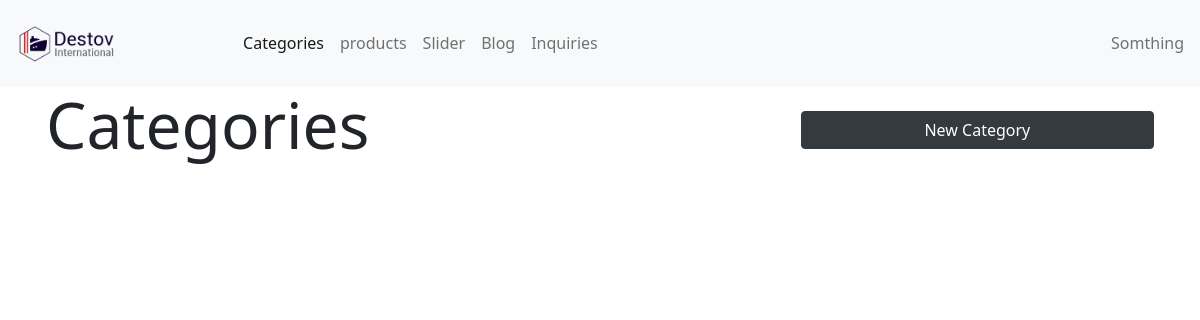
The app's page /admin.php, older data.
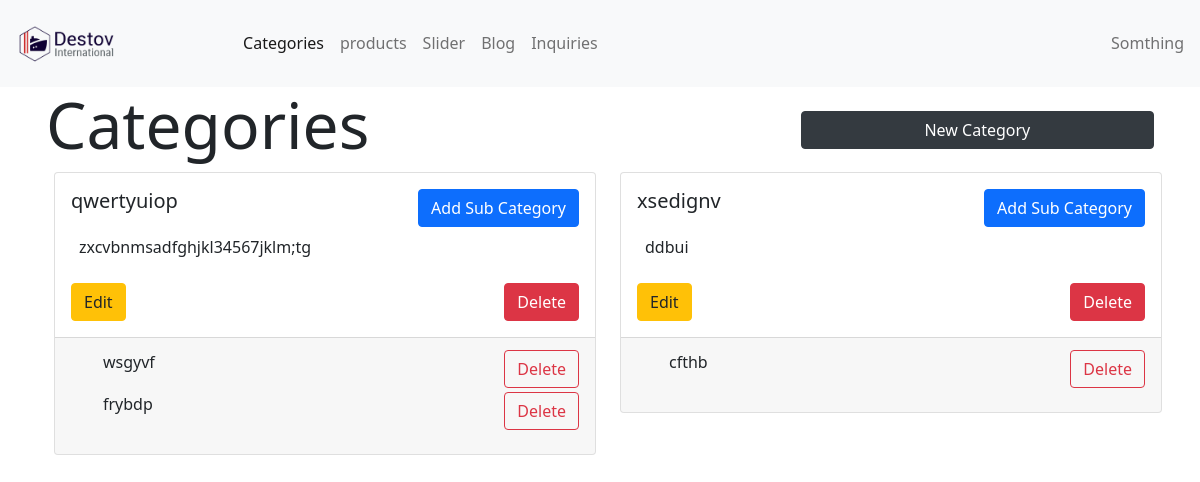
The same page, newer data.
### tables this page shows
CREATE TABLE `categories` (
  `id` int(11) NOT NULL,
  `name` varchar(100) NOT NULL,
  `terms` varchar(10000) NOT NULL
);

CREATE TABLE `subcategories` (
  `id` int(11) NOT NULL,
  `name` varchar(100) NOT NULL,
  `category_id` int(10) NOT NULL
);

### includes/classes/Category.php (called while the page is built, shortened)
<?php
class Subcategory {
  private $subcategoriesArray = array();
  function __construct($cn, $id) {
    $query = "SELECT * FROM `subcategories` WHERE category_id='$id'";
    $result = mysqli_query($cn, $query);
    while($row = mysqli_fetch_array($result)) {
      $this->subcategoriesArray[] = $row;
    }
  }
  public function subcategories() {
    return $this->subcategoriesArray;
  }
}
?>

### admin.php (the view, shortened to what this page needs)
<?php
include_once('./includes/admin-header.php');
include_once('./config.php');
include_once('./includes/classes/Category.php');
$query = "SELECT * FROM `categories`";
$categories = mysqli_query($cn, $query);
?>
<main>
  <div class="container">
    <div class="row d-flex justify-content-between">
      <div class="col-8 display-3">
        Categories
      </div>
      <div class="col-4 text-center justify-content-center">
        <button class="btn btn-block btn-dark mt-4" data-toggle="modal" data-target="#createCategoryModal">New
          Category</button>
      </div>
    </div>
    <div class="row">
      <?php
      while($row = mysqli_fetch_array($categories)) {
        $subCatObj = new Subcategory($cn, $row['id']);
        $card = "<div class='col-6'>
          <div class='card m-2 w-100'>
            <div class='card-body text-center selector-for-some-widget'>
              <div class='d-flex justify-content-between'>
                <h5 class='card-title'>". $row['name'] ."</h5>
                <button class='btn btn-primary create-sub-category-button' id='". $row['id'] ."' data-toggle='modal'
                  data-target='#createSubCategoryModal'>Add Sub Category</button>
              </div>
              <p class='text-left terms p-2'>". $row['terms'] ."</p>
              <div class='d-flex mt-3 justify-content-between'>
                <button id='".  $row['id'] ."' class='btn btn-warning edit-category-button' data-toggle='modal'
                  data-target='#editCategoryModal'>Edit</button>
                  <form action='' method='POST'>
                    <input type='hidden' name='id' value='". $row['id'] ."'>
                    <button type='submit' name='deleteCategory' class='btn btn-danger delete-category-button'>Delete</button>
                  </form>
              </div>
            </div>
            <div class='card-footer'>
              <ul>";
              foreach($subCatObj->subcategories() as $row) {
                $card .= "<li class='d-flex my-1 justify-content-between'>
                  <div>". $row['name'] ."</div>
                  <form action='' method='POST'>
                    <input type='hidden' name='subcategoryId' value='".$row['id']."'>
                    <button type='submit' name='deleteSubcategory' class='btn btn-outline-danger'>Delete</button>
                  </form>
                </li>";
              }
              $card .="</ul>
            </div>
          </div>
        </div>";
        echo $card;
      }
      ?>
    </div>
  </div>
</main>
</body>
</html>

### includes/admin-header.php (shortened to what this page needs)
<!DOCTYPE html>
<html lang="en">
<head>
  <link rel="stylesheet" href="./vendor/bootstrap 5/css/bootstrap.min.css">
</head>
<body>
  <header>
    <nav class="navbar navbar-expand-lg navbar-light bg-light">
      <div class="container-fluid">
        <a class="navbar-brand">
          <img src="./img/logo3.png" alt="" class="img-fluid w-50 h-auto">
        </a>
        <div class="collapse navbar-collapse" id="navbarText">
        <?php
          if(strpos($_SERVER['REQUEST_URI'],'admin.php',0)) {
            $categories = true;
          }
        ?>
          <ul class="navbar-nav mr-auto mb-2 mb-lg-0">
            <li class="nav-item">
              <a class="nav-link <?php if(isset($categories)) {echo "active";} ?>" aria-current="page" href="admin.php">Categories</a>
            </li>
            <li class="nav-item">
              <a class="nav-link <?php if(isset($products)) {echo "active";} ?>" href="admin-products.php">products</a>
            </li>
            <li class="nav-item">
              <a class="nav-link <?php if(isset($slider)) {echo "active";} ?>" href="slider.php">Slider</a>
            </li>
            <li class="nav-item">
              <a class="nav-link <?php if(isset($blog)) {echo "active";} ?>" href="admin-blog.php">Blog</a>
            </li>
            <li class="nav-item">
              <a class="nav-link <?php if(isset($inquiries)) {echo "active";} ?>" href="inquiries.php">Inquiries</a>
            </li>
          </ul>
          <span class="navbar-text">
            Somthing
          </span>
        </div>
      </div>
    </nav>
  </header>

Row changes from the older to the newer data that the page shows:
added categories: name "qwertyuiop", terms "zxcvbnmsadfghjkl34567jklm;tg"
added subcategories: name "wsgyvf", shown under "qwertyuiop"
added subcategories: name "frybdp", shown under "qwertyuiop"
added categories: name "xsedignv", terms "ddbui"
added subcategories: name "cfthb", shown under "xsedignv"
